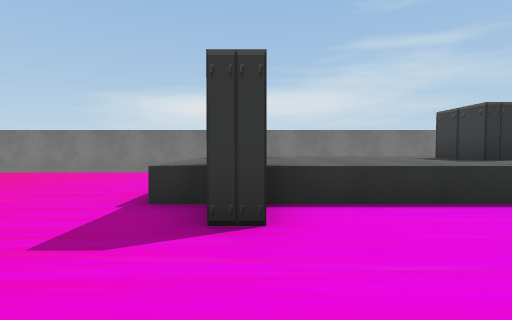
[1] (above)

16 first-person views from a walk through a scene from a Unity 3-D project. The camera is 1.3 m above the floor, tilts 2° down and sees 80° across. The floor is counted in squares, 2 m on a side. Each view is taken from the middle of a square. On the plan, view 1 faces up. The plan holds only what a view shows up to about 10 squares ahead; the rest is blank. The place goes on beyond the plan. The player is left out. Some animated figures are left out. Some surface patterns are stand-ins.

[2]
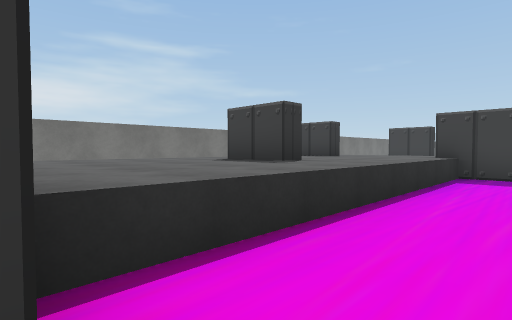

[3]
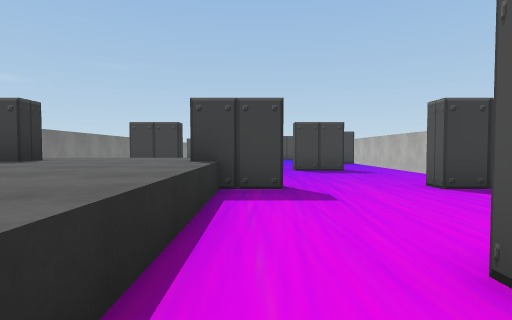

[4]
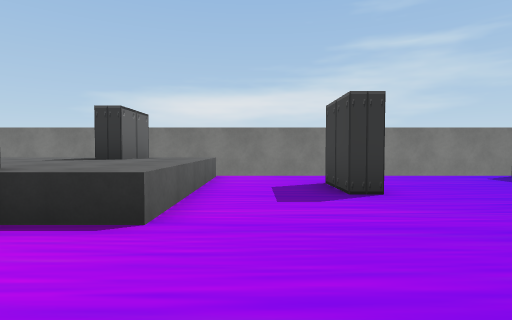

[5]
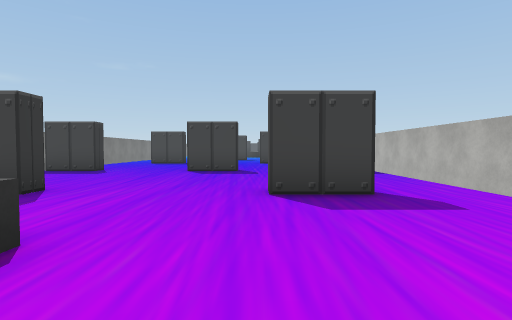

[6]
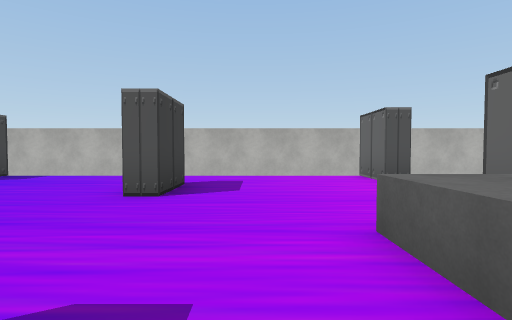

[7]
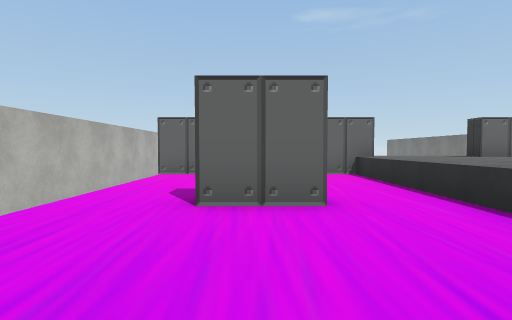

[8]
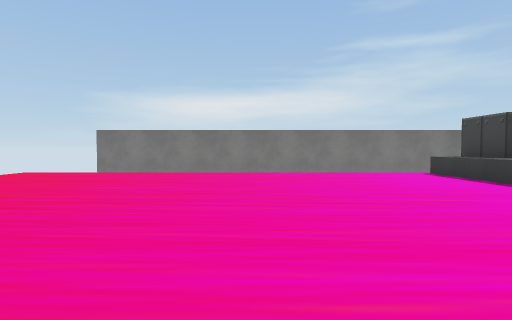

[9]
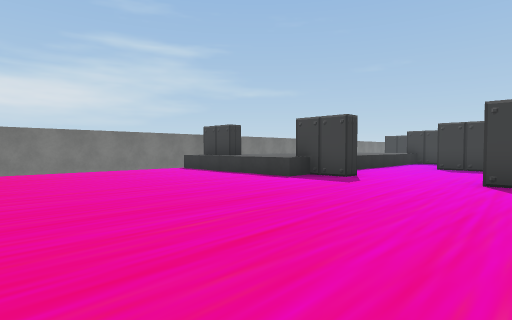

[10]
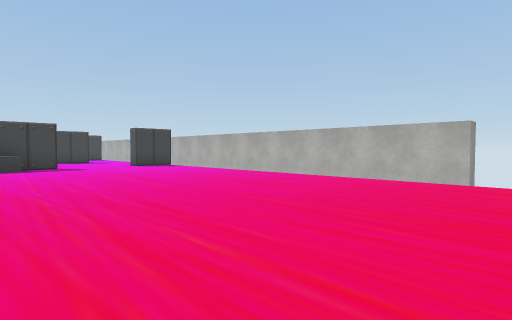

[11]
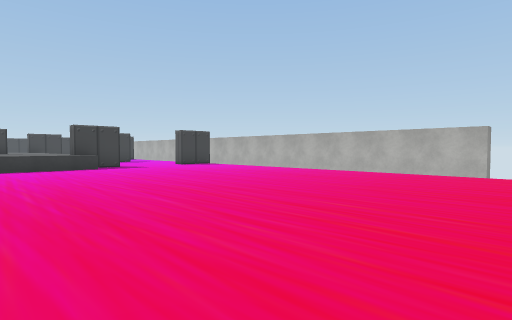

[12]
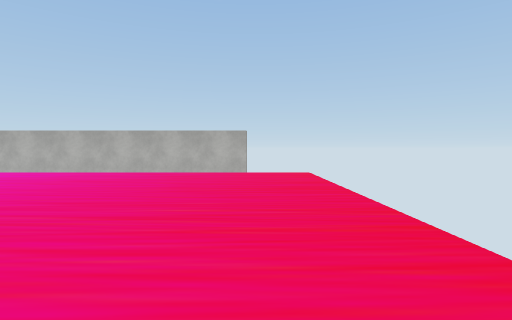

[13]
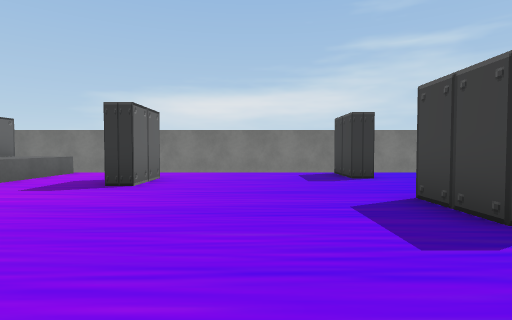

[14]
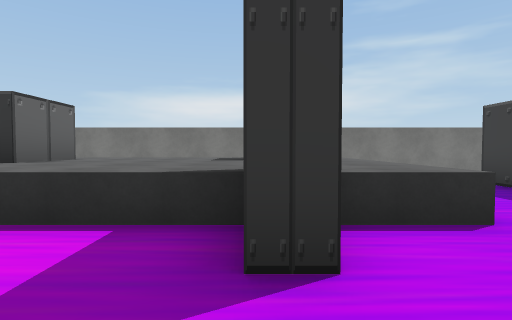

[15]
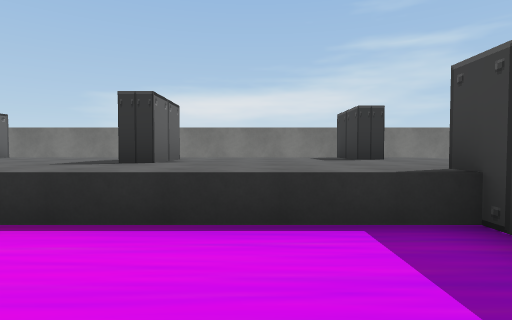

[16]
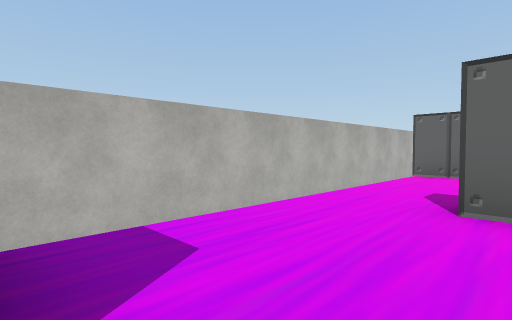

### Floor plan
Key: @ floor where view 1 was taken; # wall or solid block; . floor; ^ raised ledge.
Columns run from 12 left of view 1 to 17 right of it. Each row starts with its distance up from view 1.
  9   ############################
  8 ...........^^^^^^^^^^^^......#
  7 ...........^^^^^^^^^^^^......#
  6 ...........^^^^^^^^^^^^.#.....
  5 ...........^^^^^^^^^^^^.......
  4 ...........^^^^^^^^^^^^......#
  3 ............#.......#........#
  2 ..............................
  1 ................#.......#....
  0 ............@................
 -1 ..............................
 -2  #############################

Where each view was taken, in squares from view 1:
view 1: 0 up, 0 right, facing up
view 2: 2 up, 0 right, facing up-right
view 3: 3 up, 3 right, facing right
view 4: 1 up, 11 right, facing up
view 5: 2 up, 8 right, facing right
view 6: 6 up, 11 right, facing down
view 7: 1 up, 8 right, facing left
view 8: 0 up, 6 left, facing up
view 9: 1 down, 7 left, facing up-right
view 10: 5 up, 12 left, facing down-right
view 11: 7 up, 12 left, facing down-right
view 12: 7 up, 11 left, facing down
view 13: 0 up, 15 right, facing up
view 14: 1 up, 8 right, facing up
view 15: 1 up, 6 right, facing up
view 16: 1 up, 8 right, facing down-left
